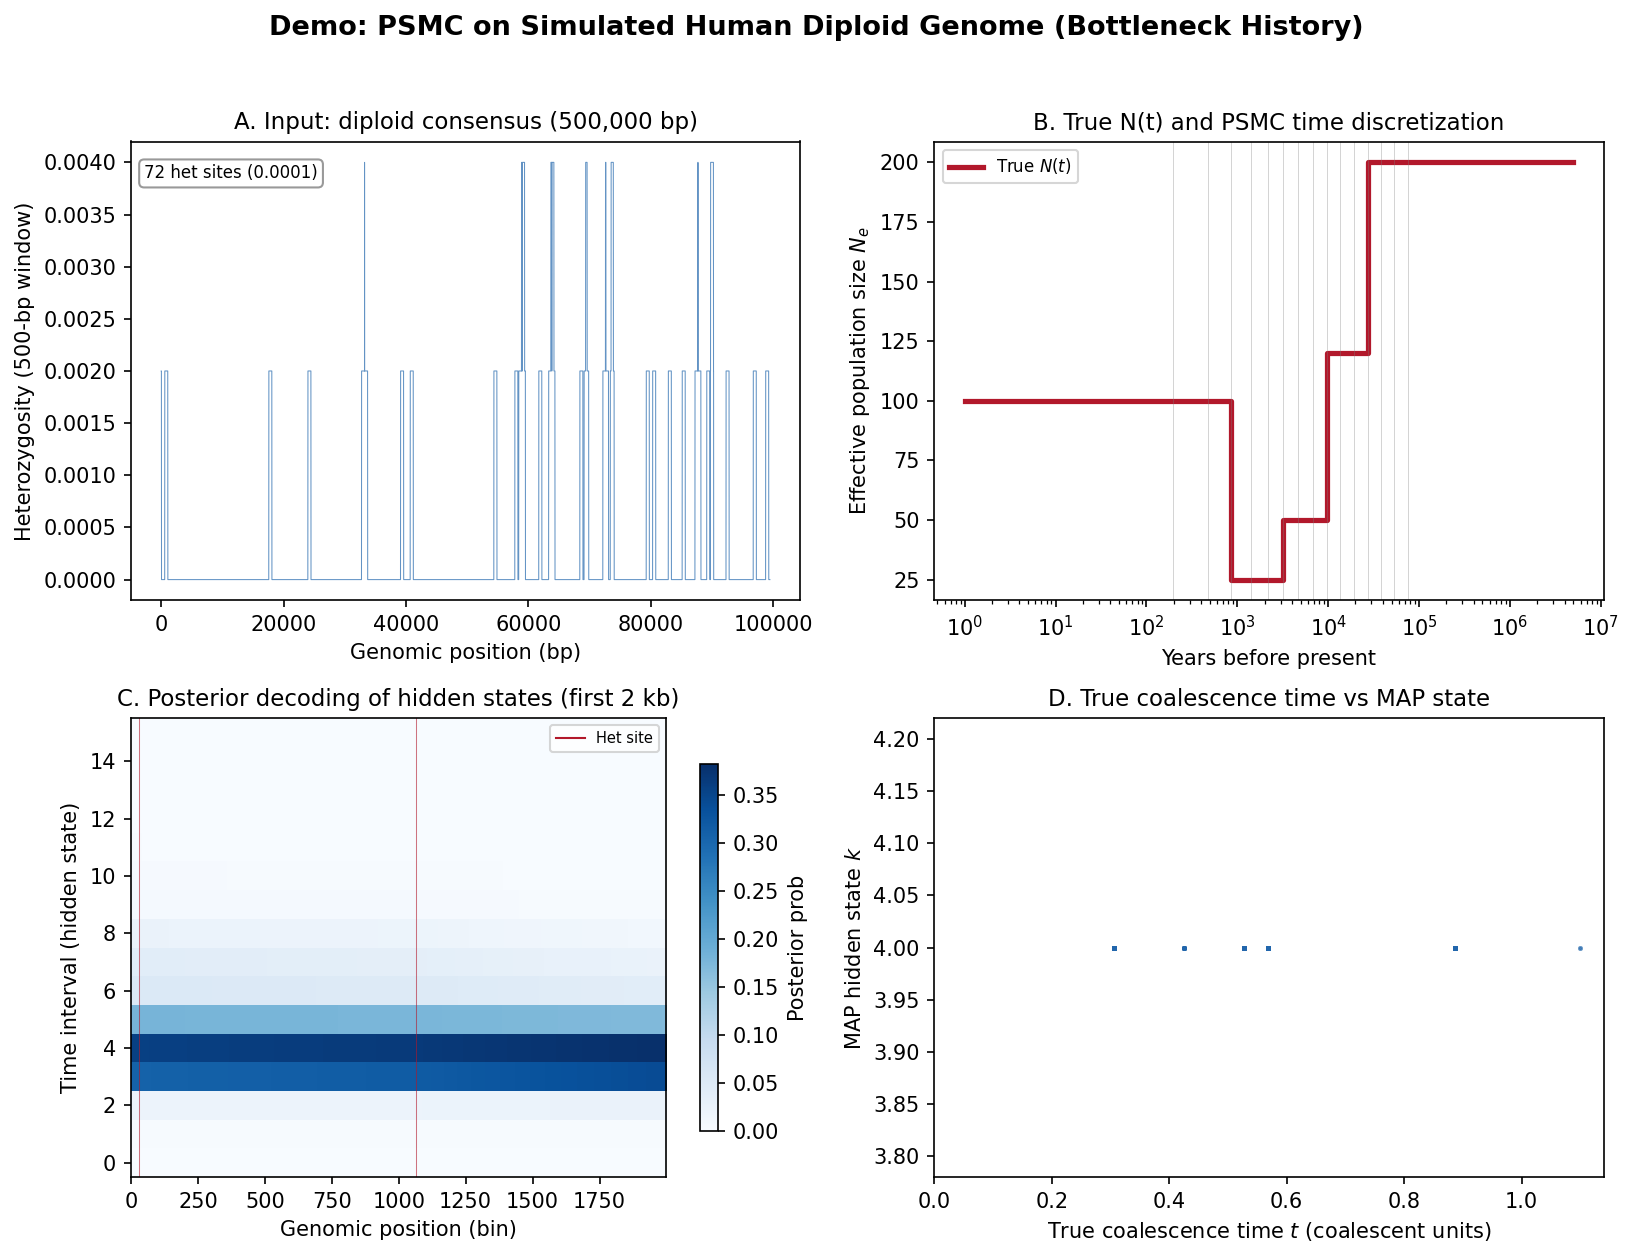

Recreate this plot in Python.
"""
Demo: PSMC on msprime-simulated diploid genome with bottleneck history.

Illustrates the core PSMC HMM machinery: heterozygosity input, time
discretization, posterior decoding of coalescence times, and the
reconstructed N(t) curve from the true parameters.
"""

import numpy as np
import matplotlib.pyplot as plt
from watchgen.mini_psmc import (
    simulate_psmc_input,
    PSMC_HMM,
    scale_psmc_output,
    compute_time_intervals,
    posterior_decoding,
)

plt.rcParams.update({
    "font.size": 10, "axes.titlesize": 11, "axes.labelsize": 10,
    "figure.dpi": 150, "font.family": "sans-serif",
})

np.random.seed(2024)

# ── Realistic human-like parameters ─────────────────────────────
Ne0 = 10_000
mu = 1.25e-8
gen_time = 25
theta = 4 * Ne0 * mu
rho = theta / 4.0

# Bottleneck demography: true lambdas (piecewise constant)
n_intervals = 15
t_max = 15.0
alpha = 0.1

t_bounds = compute_time_intervals(n_intervals, t_max, alpha)

true_lambdas = np.ones(n_intervals + 1)
for k in range(n_intervals + 1):
    frac = k / n_intervals
    if frac < 0.15:
        true_lambdas[k] = 1.0
    elif frac < 0.35:
        true_lambdas[k] = 0.25
    elif frac < 0.55:
        true_lambdas[k] = 0.5
    elif frac < 0.75:
        true_lambdas[k] = 1.2
    else:
        true_lambdas[k] = 2.0

def lambda_true(t):
    for k in range(n_intervals + 1):
        if t <= t_bounds[k + 1]:
            return true_lambdas[k]
    return true_lambdas[-1]

# Simulate diploid heterozygosity sequence
L = 500_000
seq, true_coal_times = simulate_psmc_input(L, theta, rho, lambda_true)

# ── Build HMM with true parameters and decode ───────────────────
hmm = PSMC_HMM(n_intervals, theta, rho, true_lambdas, t_max, alpha)
posterior, map_states = posterior_decoding(hmm, seq)

# ── Figure ──────────────────────────────────────────────────────
fig, axes = plt.subplots(2, 2, figsize=(11, 8.5))
fig.suptitle(
    "Demo: PSMC on Simulated Human Diploid Genome (Bottleneck History)",
    fontsize=13, fontweight="bold", y=0.98,
)

# Panel A: Input heterozygosity sequence
ax = axes[0, 0]
window = 500
het_show = seq[:min(100_000, L)].astype(float)
het_rate = np.convolve(het_show, np.ones(window) / window, mode="valid")
ax.plot(np.arange(len(het_rate)), het_rate, color="#2166AC", lw=0.5, alpha=0.7)
ax.set_xlabel("Genomic position (bp)")
ax.set_ylabel(f"Heterozygosity ({window}-bp window)")
ax.set_title(f"A. Input: diploid consensus ({L:,} bp)")
n_het = seq.sum()
ax.text(0.02, 0.95, f"{n_het:,} het sites ({n_het/L:.4f})",
        transform=ax.transAxes, fontsize=8, va="top",
        bbox=dict(boxstyle="round,pad=0.3", fc="white", ec="gray", alpha=0.8))

# Panel B: PSMC time discretization and true N(t)
ax = axes[0, 1]
s = 100
N0_true, _, t_years, Nt_true = scale_psmc_output(
    theta, true_lambdas, t_bounds, mu, s, gen_time)

x_steps, y_steps = [], []
for k in range(n_intervals + 1):
    t_lo = max(t_years[k], 1)
    t_hi = t_years[k + 1]
    x_steps.extend([t_lo, t_hi])
    y_steps.extend([Nt_true[k], Nt_true[k]])

ax.plot(x_steps, y_steps, color="#B2182B", lw=2.5, label="True $N(t)$")
for tb in t_years[1:-1]:
    ax.axvline(tb, color='gray', lw=0.4, alpha=0.4)
ax.set_xscale("log")
ax.set_xlabel("Years before present")
ax.set_ylabel("Effective population size $N_e$")
ax.set_title("B. True N(t) and PSMC time discretization")
ax.legend(fontsize=8)

# Panel C: Posterior decoding heatmap (first 2000 bins)
ax = axes[1, 0]
win_len = 2000
post_win = posterior[:win_len]   # shape (2000, N)
im = ax.imshow(post_win.T, aspect="auto", origin="lower",
               cmap="Blues", interpolation="nearest",
               vmin=0, vmax=post_win.max())
het_pos = np.where(seq[:win_len] == 1)[0]
for pos in het_pos:
    ax.axvline(pos, color="#B2182B", lw=0.5, alpha=0.6)
ax.set_xlabel("Genomic position (bin)")
ax.set_ylabel("Time interval (hidden state)")
ax.set_title("C. Posterior decoding of hidden states (first 2 kb)")
plt.colorbar(im, ax=ax, label="Posterior prob", shrink=0.8)
# Mark het sites in legend
from matplotlib.lines import Line2D
ax.legend(handles=[Line2D([0],[0], color="#B2182B", lw=1, label="Het site")],
          fontsize=7, loc="upper right")

# Panel D: True coalescence times vs MAP state along sequence
ax = axes[1, 1]
# Subsample for clarity
step = 50
pos_sub = np.arange(0, min(L, 50_000), step)
tc_sub = true_coal_times[pos_sub]
map_sub = map_states[pos_sub]

ax.scatter(tc_sub, map_sub, s=2, alpha=0.3, color="#2166AC",
           rasterized=True)
ax.set_xlabel("True coalescence time $t$ (coalescent units)")
ax.set_ylabel("MAP hidden state $k$")
ax.set_title("D. True coalescence time vs MAP state")
# Add a reference line: expected state for each time
ax.set_xlim(left=0)

plt.tight_layout(rect=[0, 0, 1, 0.96])
plt.savefig("figures/fig_demo_psmc.png", dpi=150, bbox_inches="tight")
plt.savefig("figures/fig_demo_psmc.pdf", bbox_inches="tight")
print("Saved figures/fig_demo_psmc.png")
